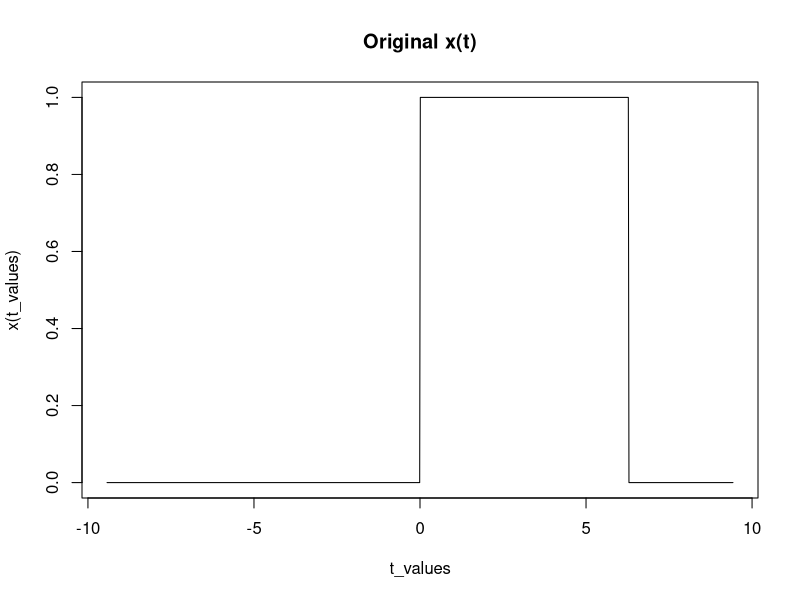
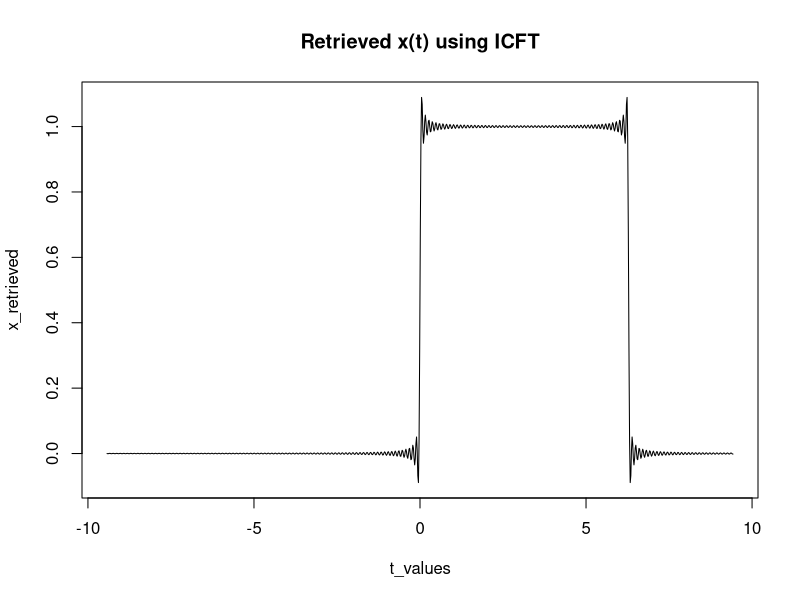
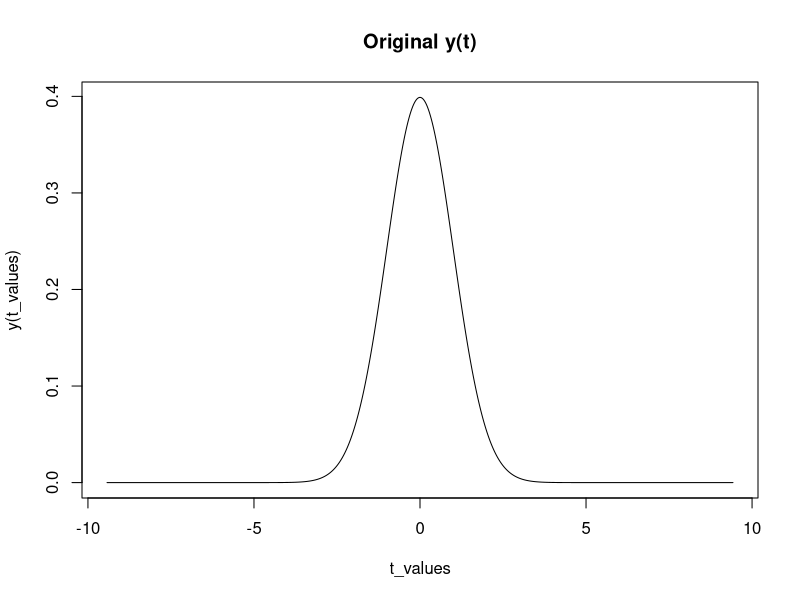
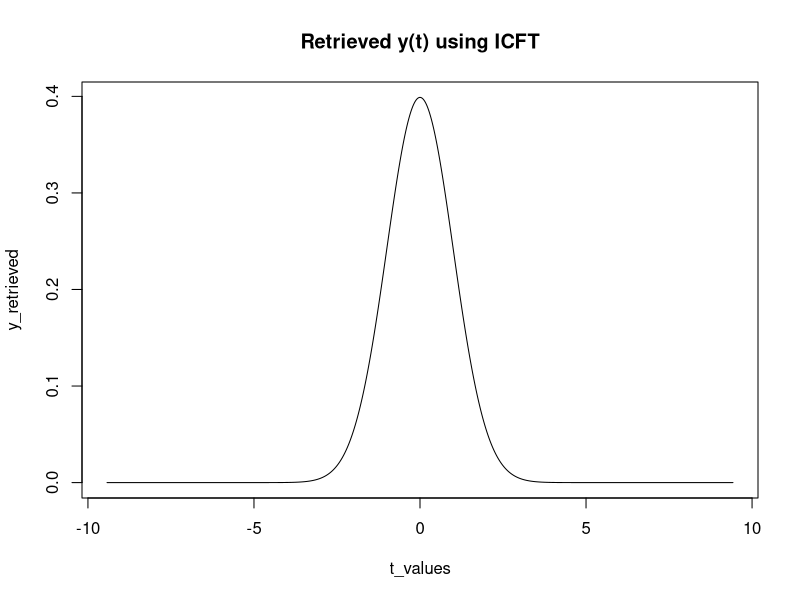
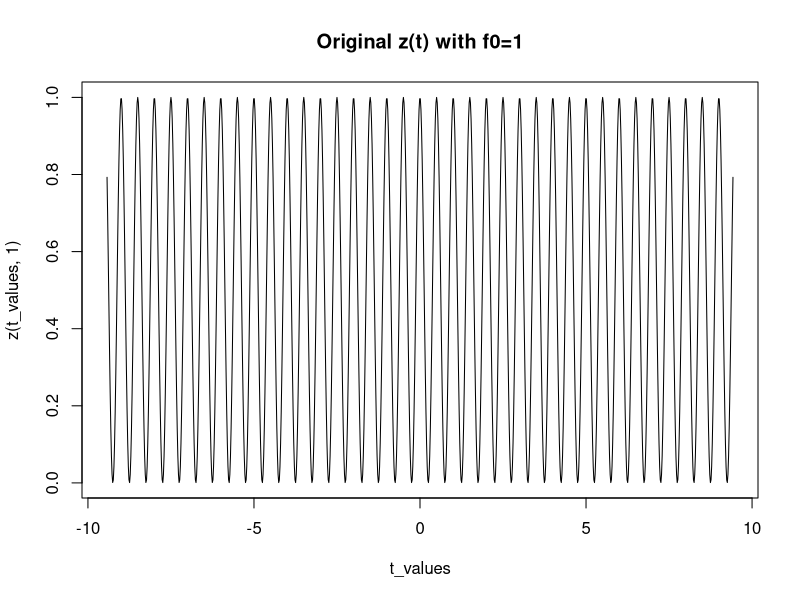
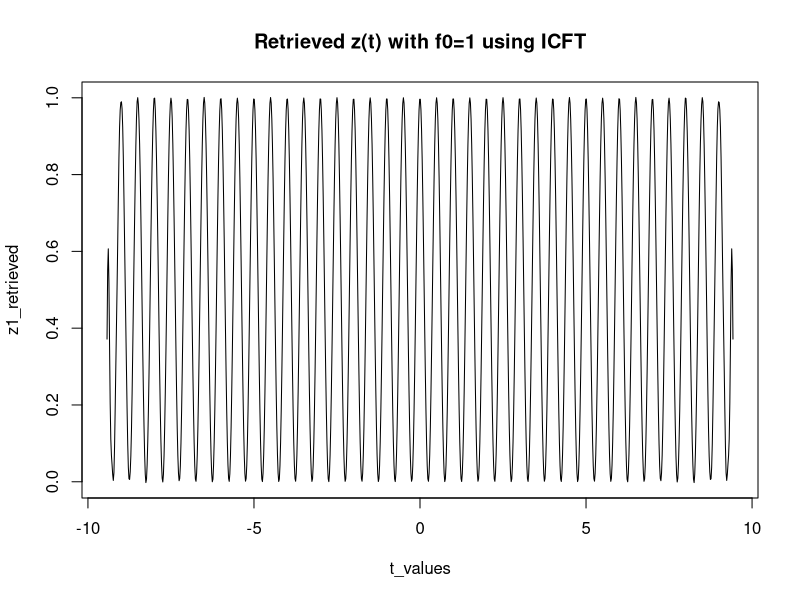
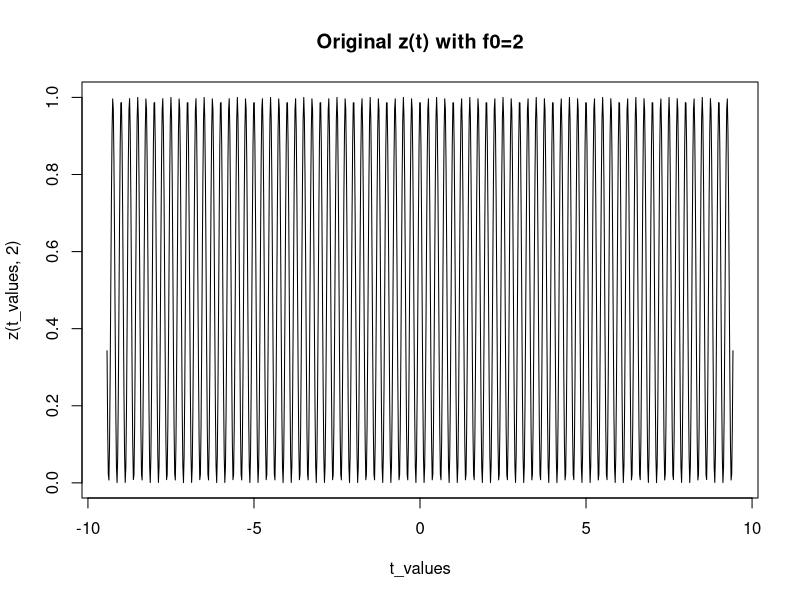
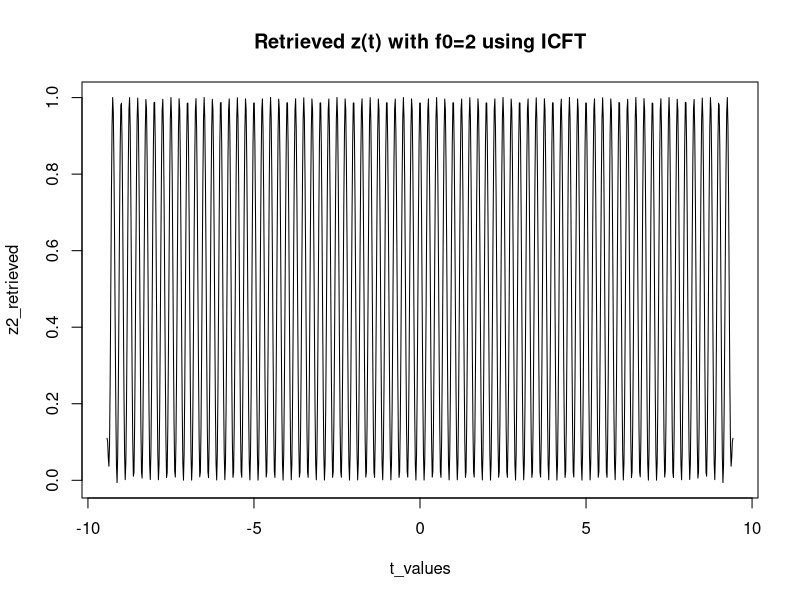

Write the R code that produced these figures, in order.
# Libraries
library(pracma)
par(mfrow=c(1, 1), mar=c(5, 4, 4, 2) + 0.1)

# Define the rect function
rect <- function(u) {
  ifelse(abs(u) <= 0.5, 1, 0)
}

# Define x(t)
x <- function(t) {
  sapply(t, function(ti) rect((ti - pi) / (2 * pi)))
}

# Define y(t)
y <- function(t) {
  (1/sqrt(2*pi)) * exp(-t^2/2)
}

# Define z(t) for various f0 values
z <- function(t, f0) {
  cos(2 * pi * f0 * t)^2
}

# Continuous Fourier Transform (CFT)
cft <- function(signal, t_values, f) {
  transform_values <- numeric(length(f))
  
  for(j in 1:length(f)) {
    freq <- f[j]
    integrand <- signal(t_values) * exp(-1i * 2 * pi * freq * t_values)
    transform_values[j] <- trapz(t_values, integrand)
  }
  
  return(transform_values)
}

# Inverse Continuous Fourier Transform (ICFT)
icft <- function(X_f, f_values, t) {
  signal_values <- numeric(length(t))
  
  for(j in 1:length(t)) {
    time <- t[j]
    integrand <- X_f * exp(1i * 2 * pi * f_values * time)
    signal_values[j] <- trapz(f_values, integrand)
  }
  
  return(Re(signal_values))
}

# Time and frequency values
t_values <- seq(-3*pi, 3*pi, length.out=1000)
f_values <- seq(-3*pi, 3*pi, length.out=1000)

# Compute CFT for the signals
X_f_x <- cft(x, t_values, f_values)
X_f_y <- cft(y, t_values, f_values)
X_f_z1 <- cft(function(t) z(t, 1), t_values, f_values)
X_f_z2 <- cft(function(t) z(t, 2), t_values, f_values)
X_f_z3 <- cft(function(t) z(t, 3), t_values, f_values)

# Retrieve signals using ICFT
x_retrieved <- icft(X_f_x, f_values, t_values)
y_retrieved <- icft(X_f_y, f_values, t_values)
z1_retrieved <- icft(X_f_z1, f_values, t_values)
z2_retrieved <- icft(X_f_z2, f_values, t_values)
z3_retrieved <- icft(X_f_z3, f_values, t_values)

# Plot the original and retrieved signals
plot(t_values, x(t_values), type='l', main='Original x(t)')
plot(t_values, x_retrieved, type='l', main='Retrieved x(t) using ICFT')

plot(t_values, y(t_values), type='l', main='Original y(t)')
plot(t_values, y_retrieved, type='l', main='Retrieved y(t) using ICFT')

plot(t_values, z(t_values, 1), type='l', main='Original z(t) with f0=1')
plot(t_values, z1_retrieved, type='l', main='Retrieved z(t) with f0=1 using ICFT')

plot(t_values, z(t_values, 2), type='l', main='Original z(t) with f0=2')
plot(t_values, z2_retrieved, type='l', main='Retrieved z(t) with f0=2 using ICFT')

plot(t_values, z(t_values, 3), type='l', main='Original z(t) with f0=3')
plot(t_values, z3_retrieved, type='l', main='Retrieved z(t) with f0=3 using ICFT')


# Function to plot amplitude and phase spectra
plot_spectra <- function(f, X_f, title) {
  # Amplitude spectrum
  plot(f, Mod(X_f), type='l', main=paste('Amplitude Spectrum of', title), xlab='Frequency (Hz)', ylab='Amplitude')
  
  # Phase spectrum
  plot(f, Arg(X_f), type='l', main=paste('Phase Spectrum of', title), xlab='Frequency (Hz)', ylab='Phase (Radians)')
}

# Plot amplitude and phase spectra for x(t)
plot_spectra(f_values, X_f_x, 'x(t)')

# Plot amplitude and phase spectra for y(t)
plot_spectra(f_values, X_f_y, 'y(t)')

# Plot amplitude and phase spectra for z(t) with f0=1
plot_spectra(f_values, X_f_z1, 'z(t) with f0=1')

# Plot amplitude and phase spectra for z(t) with f0=2
plot_spectra(f_values, X_f_z2, 'z(t) with f0=2')

# Plot amplitude and phase spectra for z(t) with f0=3
plot_spectra(f_values, X_f_z3, 'z(t) with f0=3')


# Define X(f)
X <- function(f) {
  1 / (1 + f^2)
}

# Compute ICFT to get x(t) from X(f)
x_from_Xf <- icft(sapply(f_values, X), f_values, t_values)

# Plot x(t) retrieved from X(f)
plot(t_values, x_from_Xf, type='l', main='x(t) retrieved from X(f)', xlab='Time (t)', ylab='Amplitude')
